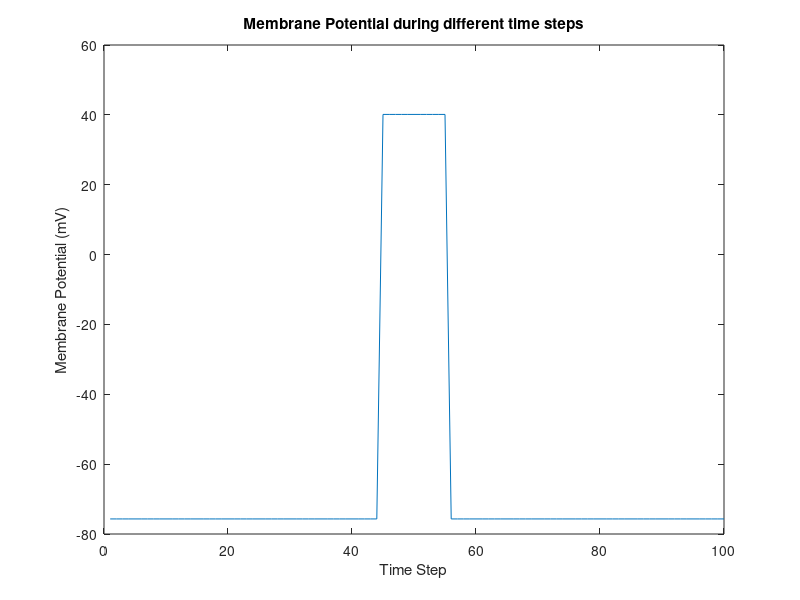

MATLAB code for this plot:
function goldman

    function em = getEm(b)
        kPlusOut = 5;
        kPlusIn = 125;
        NaPlusOut = 120;
        NaPlusIn = 12;
        ClMinusIn = 5;
        ClMinusOut = 125;
        c=1;
        
        numer = kPlusOut + b*NaPlusOut + c*ClMinusIn;
        denom = kPlusIn + b*NaPlusIn + c*ClMinusOut;
        em = 58*log10(numer/denom);
    end

emVals = zeros(1,100);
for i = 1:100
   emVals(i) = getEm(0.02); 
end

for i = 45:55
   emVals(i) = getEm(20); 
end

figure
plot(1:100,emVals);
title('Membrane Potential during different time steps');
xlabel('Time Step');
ylabel('Membrane Potential (mV)');

end